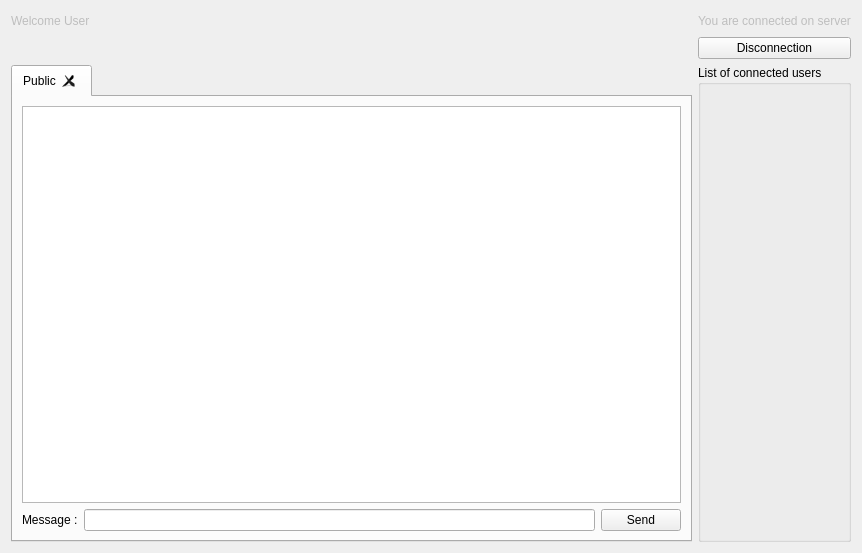
<?xml version="1.0" encoding="UTF-8"?>
<ui version="4.0">
 <class>ClientChat</class>
 <widget class="QWidget" name="ClientChat">
  <property name="geometry">
   <rect>
    <x>0</x>
    <y>0</y>
    <width>862</width>
    <height>553</height>
   </rect>
  </property>
  <property name="windowTitle">
   <string>GuppyChat - Public</string>
  </property>
  <property name="windowIcon">
   <iconset>
    <normaloff>chat.png</normaloff>chat.png</iconset>
  </property>
  <layout class="QGridLayout" name="gridLayout_2">
   <item row="0" column="0">
    <widget class="QLabel" name="label_3">
     <property name="enabled">
      <bool>false</bool>
     </property>
     <property name="text">
      <string>Welcome User </string>
     </property>
    </widget>
   </item>
   <item row="0" column="1">
    <spacer name="horizontalSpacer">
     <property name="orientation">
      <enum>Qt::Horizontal</enum>
     </property>
     <property name="sizeHint" stdset="0">
      <size>
       <width>40</width>
       <height>20</height>
      </size>
     </property>
    </spacer>
   </item>
   <item row="0" column="2">
    <widget class="QLabel" name="label">
     <property name="enabled">
      <bool>false</bool>
     </property>
     <property name="text">
      <string>You are connected on server</string>
     </property>
    </widget>
   </item>
   <item row="1" column="2">
    <widget class="QPushButton" name="disconnectButton">
     <property name="text">
      <string>Disconnection</string>
     </property>
    </widget>
   </item>
   <item row="2" column="2">
    <widget class="QGroupBox" name="groupBox">
     <property name="title">
      <string>List of connected users</string>
     </property>
    </widget>
   </item>
   <item row="2" column="0" colspan="2">
    <widget class="QTabWidget" name="tabWidget">
     <property name="enabled">
      <bool>true</bool>
     </property>
     <property name="tabShape">
      <enum>QTabWidget::Rounded</enum>
     </property>
     <property name="currentIndex">
      <number>0</number>
     </property>
     <property name="tabsClosable">
      <bool>true</bool>
     </property>
     <property name="movable">
      <bool>true</bool>
     </property>
     <widget class="QWidget" name="tab">
      <attribute name="title">
       <string>Public</string>
      </attribute>
      <layout class="QGridLayout" name="gridLayout">
       <item row="0" column="0">
        <widget class="QTextEdit" name="publicMessageList">
         <property name="readOnly">
          <bool>true</bool>
         </property>
        </widget>
       </item>
       <item row="1" column="0">
        <layout class="QHBoxLayout" name="horizontalLayout_2">
         <item>
          <widget class="QLabel" name="label_4">
           <property name="text">
            <string>Message :</string>
           </property>
          </widget>
         </item>
         <item>
          <widget class="QLineEdit" name="message"/>
         </item>
         <item>
          <widget class="QPushButton" name="sendButton">
           <property name="text">
            <string>Send</string>
           </property>
           <property name="icon">
            <iconset>
             <normaloff>chat.png</normaloff>chat.png</iconset>
           </property>
          </widget>
         </item>
        </layout>
       </item>
      </layout>
     </widget>
    </widget>
   </item>
  </layout>
 </widget>
 <resources/>
 <connections/>
</ui>
